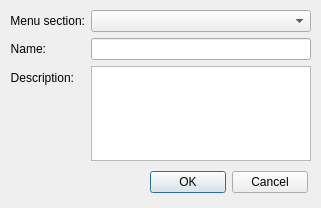
<?xml version="1.0" encoding="UTF-8"?>
<ui version="4.0">
 <class>C</class>
 <widget class="QDialog" name="C">
  <property name="geometry">
   <rect>
    <x>0</x>
    <y>0</y>
    <width>321</width>
    <height>208</height>
   </rect>
  </property>
  <property name="windowTitle">
   <string>Create Toolset</string>
  </property>
  <widget class="QWidget" name="">
   <property name="geometry">
    <rect>
     <x>10</x>
     <y>10</y>
     <width>301</width>
     <height>151</height>
    </rect>
   </property>
   <layout class="QFormLayout" name="formLayout">
    <property name="fieldGrowthPolicy">
     <enum>QFormLayout::AllNonFixedFieldsGrow</enum>
    </property>
    <item row="0" column="0">
     <widget class="QLabel" name="l_menuSection">
      <property name="layoutDirection">
       <enum>Qt::LeftToRight</enum>
      </property>
      <property name="text">
       <string>Menu section:</string>
      </property>
      <property name="alignment">
       <set>Qt::AlignRight|Qt::AlignTrailing|Qt::AlignVCenter</set>
      </property>
     </widget>
    </item>
    <item row="0" column="1">
     <widget class="QComboBox" name="cb_menuSection"/>
    </item>
    <item row="1" column="1">
     <widget class="QLineEdit" name="le_name"/>
    </item>
    <item row="2" column="0">
     <widget class="QLabel" name="l_description">
      <property name="layoutDirection">
       <enum>Qt::RightToLeft</enum>
      </property>
      <property name="text">
       <string>Description:</string>
      </property>
      <property name="alignment">
       <set>Qt::AlignRight|Qt::AlignTrailing|Qt::AlignVCenter</set>
      </property>
     </widget>
    </item>
    <item row="2" column="1">
     <widget class="QPlainTextEdit" name="pte_description"/>
    </item>
    <item row="1" column="0">
     <widget class="QLabel" name="l_name">
      <property name="layoutDirection">
       <enum>Qt::RightToLeft</enum>
      </property>
      <property name="text">
       <string>Name:</string>
      </property>
      <property name="alignment">
       <set>Qt::AlignRight|Qt::AlignTrailing|Qt::AlignVCenter</set>
      </property>
     </widget>
    </item>
   </layout>
  </widget>
  <widget class="QWidget" name="">
   <property name="geometry">
    <rect>
     <x>150</x>
     <y>170</y>
     <width>158</width>
     <height>25</height>
    </rect>
   </property>
   <layout class="QHBoxLayout" name="horizontalLayout">
    <item>
     <widget class="QPushButton" name="pb_ok">
      <property name="text">
       <string>OK</string>
      </property>
     </widget>
    </item>
    <item>
     <widget class="QPushButton" name="pb_cancel">
      <property name="text">
       <string>Cancel</string>
      </property>
     </widget>
    </item>
   </layout>
  </widget>
 </widget>
 <resources/>
 <connections/>
</ui>
